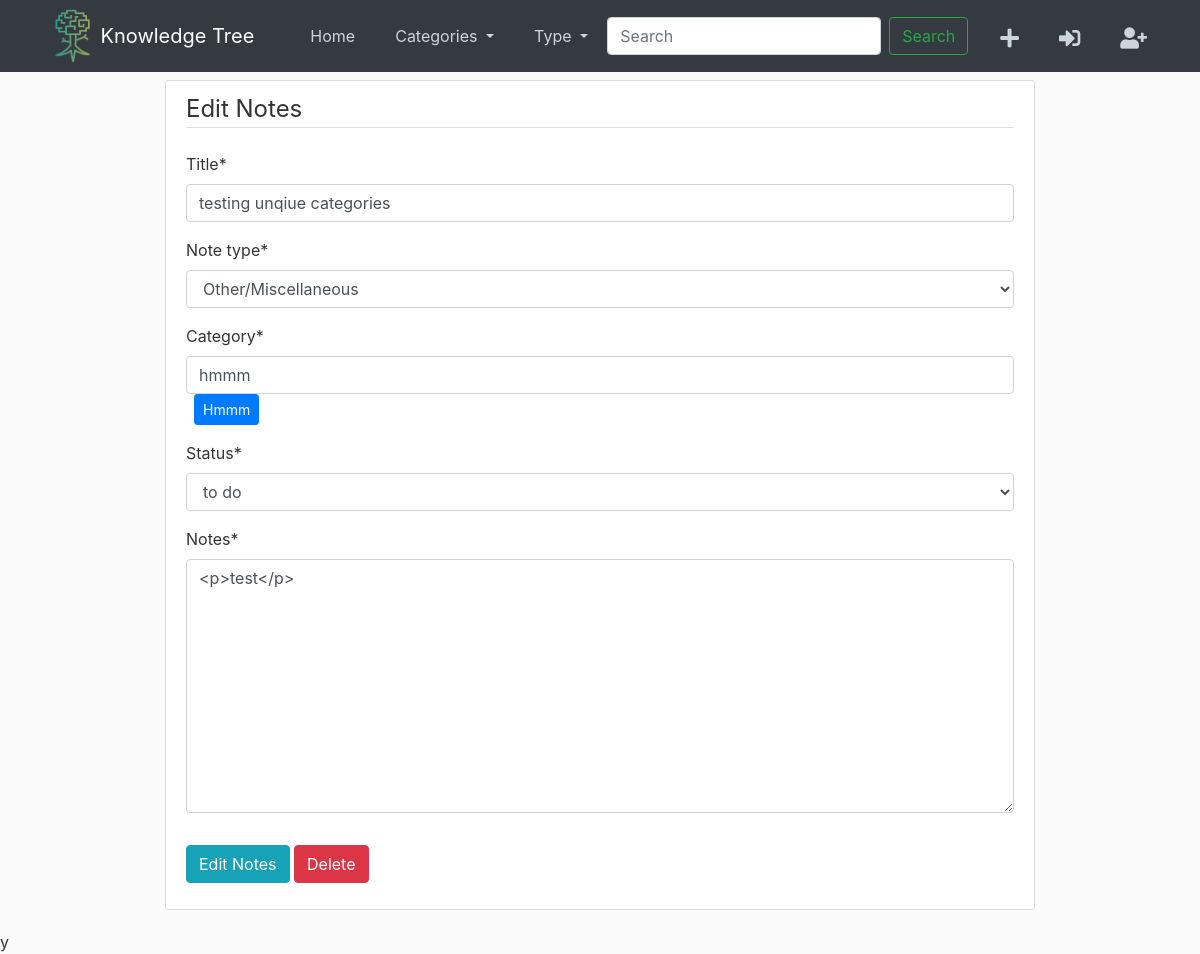
Page /post/25/edit/ on the committed database.
### feed/models.py (models this page shows, shortened)
class Post(models.Model):
	type_choices = [
		('book', 'Book'),
		('doc', 'Documentary'),
		('thinker', 'Thinker/Person'),
		('misc','Other/Miscellaneous'),
		(None, 'Select type...')
	]
	rating_choices = [
		(1, 1),
		(2, 2),
		(3, 3),
		(4, 4),
		(5, 5)
	]
	status_choices = [
		('to do', 'to do'),
		('in progress', 'in progress'),
		('completed', 'completed')
	]
	title = models.CharField(max_length=100)
	note_type = models.CharField(max_length=100,choices=type_choices,null=True)
	category = models.CharField(max_length=100, null=True)
	author = models.CharField(max_length=100, default='', blank=True)
	notes = RichTextField()
	status = models.CharField(
		max_length=100,
		choices=status_choices,
		default='to do'
		)
	rating = models.IntegerField(
		choices=rating_choices,
		default=5
	)
	date_posted = models.DateTimeField(default=timezone.now)
	posted_by = models.ForeignKey(User, on_delete=models.CASCADE)

### feed/views.py (the view, shortened to what this page needs)
# urls.py: path('post/<int:pk>/edit/', EditPostView.as_view(), name='post-edit'),
class EditPostView(SuccessMessageMixin, UpdateView):
	model = Post
	template_name = 'feed/edit_form.html'
	context_object_name = 'post'
	fields = ['title', 'note_type', 'author', 'category', 'status', 'rating', 'notes']

### feed/templates/feed/edit_form.html (shortened to what this page needs)
{% extends "feed/base.html" %}
{% load crispy_forms_tags %}
{% load static %}
{% block content %}
<div class="container-fluid w-75">
	<div class="content-section">
		<form method="POST">
			<fieldset class="form-group">
				<legend class="border-bottom mb-4">Edit Notes</legend>
				{{ form|crispy }}
			</fieldset>
			<div class="form-group">
				<button class="btn btn-info" type="submit">Edit Notes</button>
				<button href="#" class="btn btn-danger">Delete</button>
			</div>
		</form>
	</div>
</div>
{% endblock content %}
{% block scripts %}
y{% endblock %}

### feed/static/feed/main.css (style rules this page uses)
body { background: #fafafa; color: #333333; margin-top: 5rem; }
.content-section { background: #ffffff; padding: 10px 20px; border: 1px solid #dddddd; border-radius: 3px; margin-bottom: 20px; }

### rows in the picture
Post: title "testing unqiue categories", note_type "Other/Miscellaneous", category "hmmm", status "to do", notes "<p>test</p>"
